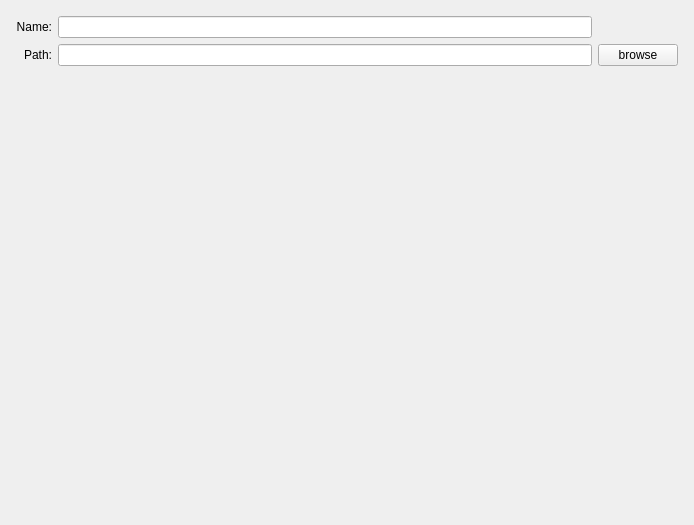
<?xml version="1.0" encoding="UTF-8"?>
<ui version="4.0">
 <class>ProSetPage</class>
 <widget class="QWizardPage" name="ProSetPage">
  <property name="geometry">
   <rect>
    <x>0</x>
    <y>0</y>
    <width>694</width>
    <height>525</height>
   </rect>
  </property>
  <property name="windowTitle">
   <string>WizardPage</string>
  </property>
  <layout class="QGridLayout" name="gridLayout_2">
   <item row="0" column="0">
    <layout class="QGridLayout" name="gridLayout">
     <property name="leftMargin">
      <number>5</number>
     </property>
     <property name="topMargin">
      <number>5</number>
     </property>
     <property name="rightMargin">
      <number>5</number>
     </property>
     <property name="bottomMargin">
      <number>5</number>
     </property>
     <item row="0" column="0">
      <widget class="QLabel" name="label">
       <property name="text">
        <string>Name:</string>
       </property>
       <property name="alignment">
        <set>Qt::AlignRight|Qt::AlignTrailing|Qt::AlignVCenter</set>
       </property>
      </widget>
     </item>
     <item row="1" column="1">
      <widget class="QLineEdit" name="lineEdit_2"/>
     </item>
     <item row="1" column="2">
      <widget class="QPushButton" name="pushButton_2">
       <property name="text">
        <string>browse</string>
       </property>
      </widget>
     </item>
     <item row="0" column="1">
      <widget class="QLineEdit" name="lineEdit"/>
     </item>
     <item row="1" column="0">
      <widget class="QLabel" name="label_2">
       <property name="text">
        <string>Path:</string>
       </property>
       <property name="alignment">
        <set>Qt::AlignRight|Qt::AlignTrailing|Qt::AlignVCenter</set>
       </property>
      </widget>
     </item>
     <item row="2" column="1">
      <widget class="QLabel" name="tips">
       <property name="text">
        <string/>
       </property>
      </widget>
     </item>
    </layout>
   </item>
  </layout>
 </widget>
 <resources/>
 <connections/>
</ui>
